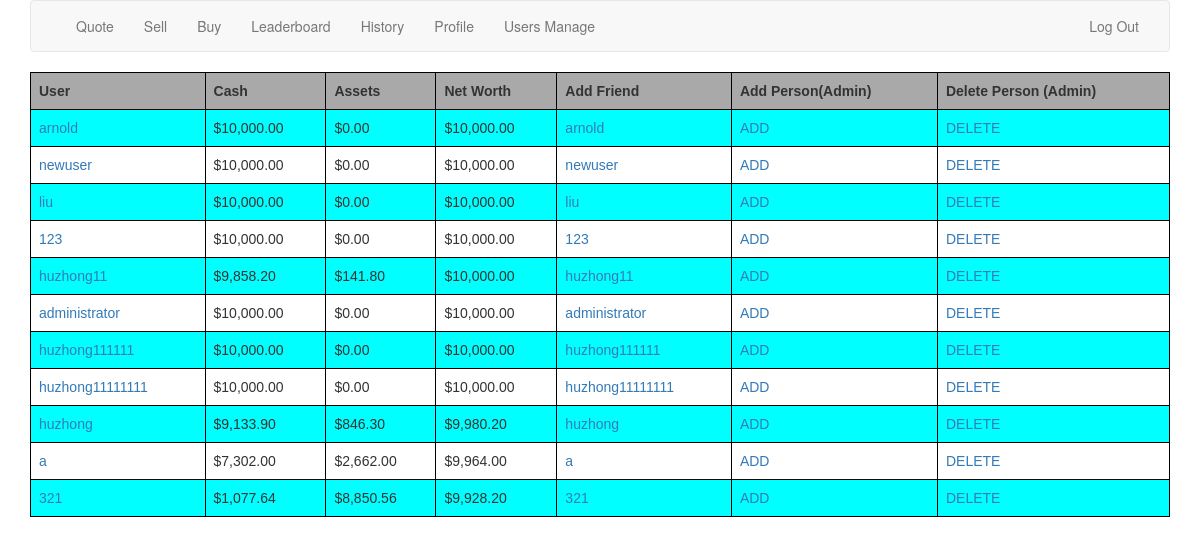
Screenshot of /leaderboard (signed in) with the database file from the repository.
### tables this page shows
CREATE TABLE "users"
(
    id INTEGER PRIMARY KEY NOT NULL,
    username TEXT NOT NULL,
    hash TEXT NOT NULL,
    cash REAL DEFAULT 10000.00 NOT NULL,
    assets DECIMAL DEFAULT 0 NOT NULL
, 'fullname' varchar, 'email' TEXT, 'phonenumber' TEXT, 'facebooklink' TEXT);

### application.py (the view)
@app.route("/leaderboard")
@login_required
def leaderboard():
    leaders = c.execute("SELECT username, cash, assets, id FROM users ORDER BY cash + assets DESC").fetchall()
    return render_template("leaderboard.html", leaders=leaders, usd=usd)

### helpers.py (called while the page is built)
def login_required(f):
    @wraps(f)
    def decorated_function(*args, **kwargs):
        if session.get("user_id") is None:
            return redirect(url_for("login", next=request.url))
        return f(*args, **kwargs)
    return decorated_function

def usd(value):
    return "${:,.2f}".format(value)

### templates/leaderboard.html (shortened to what this page needs)
{% extends "layout.html" %}
{% block main %}
<table>
    <tr>
        <th>
            User
        </th>
        <th>
            Cash
        </th>
        <th>
            Assets
        </th>
        <th>
            Net Worth
        </th>
        <th>
            Add Friend
        </th>
        <th>
            Add Person(Admin)
        </th>
        <th>
            Delete Person (Admin)
        </th>
    </tr>
    {% for user in leaders %}
    <tr>
        <td><a href="{{ url_for('history_others') }}?user_id={{ user[3] }}">{{ user[0] }}</a></td>
        <td>{{ usd(user[1]) }}</td>
        <td>{{ usd(user[2]) }}</td>
        <td>{{ usd(user[1] + user[2]) }}</td>
        <td><a href="{{ url_for('like') }}?user_id={{ user[3] }}">{{ user[0] }}</a></td>
        <td><a href="{{ url_for('add_user_info') }}">ADD</a></td>
        <td><a href="{{ url_for('delete_user_info') }}?user_id={{ user[3] }}">DELETE</a></td>
    </tr>
    {% endfor %}
</table>
{% endblock %}

### templates/layout.html (shortened to what this page needs)
<!DOCTYPE html>
<html lang="en">
<head>
    <link href="https://maxcdn.bootstrapcdn.com/bootstrap/3.3.7/css/bootstrap.min.css" rel="stylesheet"/>
    <link href="{{ url_for('static', filename='styles.css') }}" rel="stylesheet"/>
  <link rel="stylesheet" href="//code.jquery.com/ui/1.10.4/themes/smoothness/jquery-ui.css">
  <link rel="stylesheet" href="http://jqueryui.com/resources/demos/style.css">
</head>
<body>
<div class="container">
    <nav class="navbar navbar-default">
        <div class="container-fluid">
            <div class="navbar-header">
                <a class="navbar-brand" href="{{ url_for('index') }}">
                </a>
            </div>
            <div class="collapse navbar-collapse" id="navbar">
                {% if session.user_id %}
                <ul class="nav navbar-nav">
                    <li><a href="{{ url_for('quote') }}">Quote</a></li>
                    <li><a href="{{ url_for('sell') }}">Sell</a></li>
                    <li><a href="{{ url_for('buy') }}">Buy</a></li>
                    <li><a href="{{ url_for('leaderboard') }}">Leaderboard</a></li>
                    <li><a href="{{ url_for('history') }}">History</a></li>
                    <li><a href="{{ url_for('profile') }}">Profile</a></li>
                    <li><a href="{{ url_for('user_info_list') }}">Users Manage</a></li>
                </ul>
                <ul class="nav navbar-nav navbar-right">
                    <li><a href="{{ url_for('logout') }}">Log Out</a></li>
                </ul>
                {% else %}
                <ul class="nav navbar-nav navbar-right">
                    <li><a href="{{ url_for('register') }}">Register</a></li>
                    <li><a href="{{ url_for('logout') }}">Log In</a></li>
                </ul>
                {% endif %}
            </div>
        </div>
    </nav>
    <main>
        {% block main %}{% endblock %}
    </main>
</div>
</body>
</html>

### static/styles.css (style rules this page uses)
.container { margin-left: auto; margin-right: auto; text-align: center; }
table { font-family: arial, sans-serif; border-collapse: collapse; width: 100%; }
th { background-color: darkgray; }
td, th { border: 1px solid #000; text-align: left; padding: 8px; }
tr:nth-child(even) { background-color: aqua; }
main td { text-align: left; }

### rows the page displays
users: username "arnold", cash "$10,000.00", assets "$0.00", usd(user[1]+user[2]) "$10,000.00"
users: username "newuser", cash "$10,000.00", assets "$0.00", usd(user[1]+user[2]) "$10,000.00"
users: username "liu", cash "$10,000.00", assets "$0.00", usd(user[1]+user[2]) "$10,000.00"
users: username "123", cash "$10,000.00", assets "$0.00", usd(user[1]+user[2]) "$10,000.00"
users: username "huzhong11", cash "$9,858.20", assets "$141.80", usd(user[1]+user[2]) "$10,000.00"
users: username "administrator", cash "$10,000.00", assets "$0.00", usd(user[1]+user[2]) "$10,000.00"
users: username "huzhong111111", cash "$10,000.00", assets "$0.00", usd(user[1]+user[2]) "$10,000.00"
users: username "huzhong11111111", cash "$10,000.00", assets "$0.00", usd(user[1]+user[2]) "$10,000.00"
users: username "huzhong", cash "$9,133.90", assets "$846.30", usd(user[1]+user[2]) "$9,980.20"
users: username "a", cash "$7,302.00", assets "$2,662.00", usd(user[1]+user[2]) "$9,964.00"
users: username "321", cash "$1,077.64", assets "$8,850.56", usd(user[1]+user[2]) "$9,928.20"
